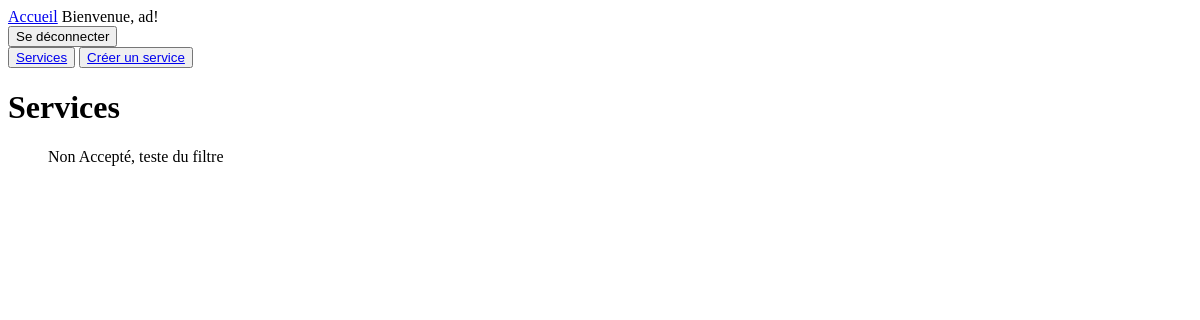
The page /app/services/ (signed in) on the database as committed earlier.
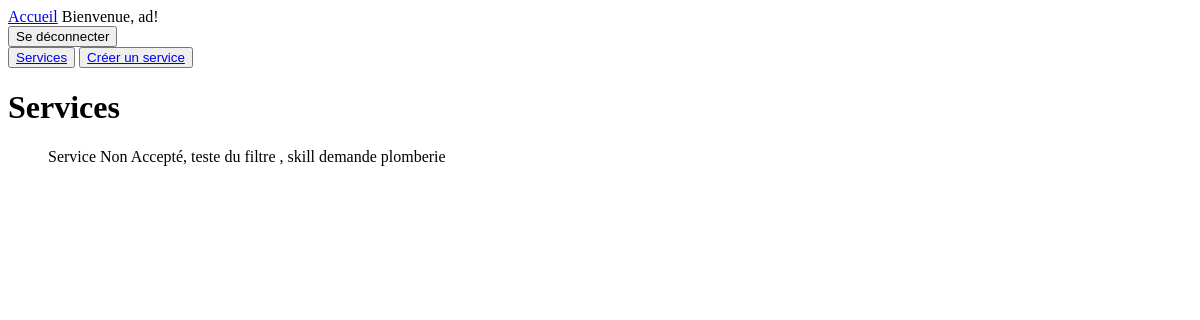
The same page on the database as committed later.
### app/models.py (models this page shows, shortened)
class Service(models.Model):
    title = models.CharField(max_length=100)
    description = models.TextField()
    skill = models.ForeignKey(Skill, on_delete=models.CASCADE)
    creator = models.ForeignKey('auth.User', on_delete=models.CASCADE, related_name='services_crees')
    volunteer_id = models.ForeignKey('auth.User', null=True, blank=True, on_delete=models.SET_NULL, related_name='volunteer')
    date = models.DateField()
    created_at = models.DateTimeField(auto_now_add=True)

### app/views.py (the view)
# urls.py: path("services/", views.services, name="services"),
def services(request):
    if request.user.is_authenticated:
        user_skill = request.user.userskill_set.values_list('skill__name', flat=True)
    else:
        user_skill = []
    print(user_skill)
    services = Service.objects.filter(volunteer_id__isnull=True)
    context = {"services": services}
    return render(request, 'services.html', context)

### app/templates/services.html
{% extends "base.html" %}
{% block content %}
<h1>Services</h1>
<ul>
  {% for service in services %}
  <div>{{ service.title }},
  {{ service.description }}</div>
  {% endfor %}
</ul>
{% endblock %}

Rows that differ between the two databases and show on the page:
changed Service: title "Non Accepté" → "Service Non Accepté"; description "teste du filtre" → "teste du filtre , skill demande plomberie"
